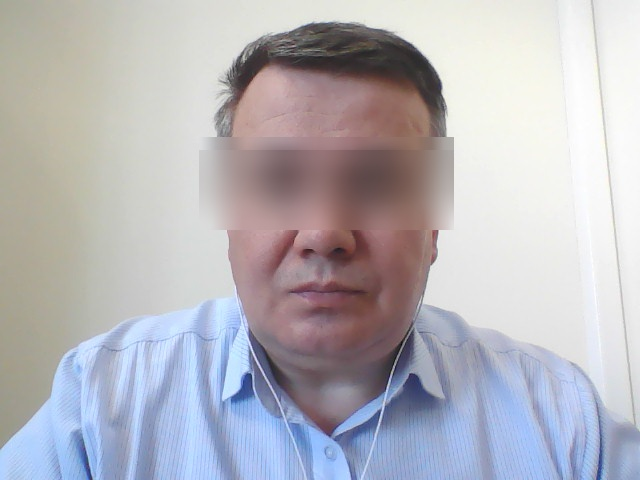
#> input picture ai_project/Object_recognition_31_05_24/screen.jpg, 640 x 480 px, given in place of the camera
$ python object_recognition.py
#> lines starting #> are read from the running program, lines starting #| are printed output that depends on the picture
import cv2

face_cascade = cv2.CascadeClassifier('faces.xml')
eye_cascade = cv2.CascadeClassifier('eye.xml')
webcam = cv2.VideoCapture(0)
# webcam.set(3, 300)
webcam.set(4, 500)

while True:
    success, img = webcam.read()
#> img is the input picture: shape (480, 640, 3); mean B, G, R 187.2, 180.8, 182.3
    gray = cv2.cvtColor(img, cv2.COLOR_BGR2GRAY)
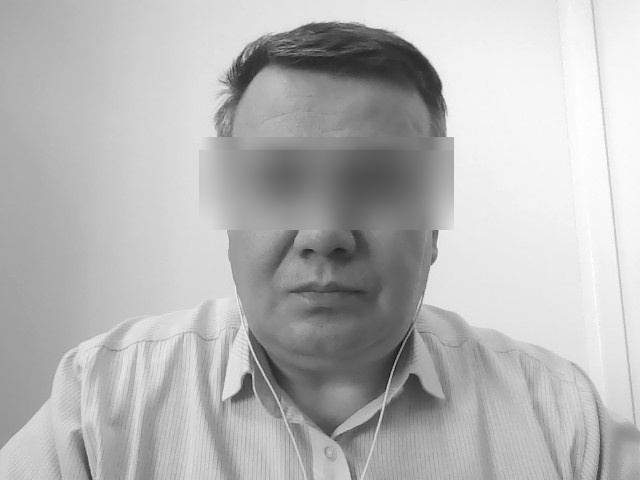
#> gray: shape (480, 640); min 4, max 255, mean 182
    faces = face_cascade.detectMultiScale(gray, scaleFactor=1.3, minNeighbors=5)
#> faces = [[179, 71, 280, 280]]

    """распознаем лицо"""
    for (fx, fy, fw, fh) in faces:
        # cv2.rectangle(img, (fx, fy), (fx + fw, fy + fh), (0, 0, 250), thickness=1) # рамка определения лица
        roi_gray = gray[fy:fy + fh, fx:fx + fw]
        roi_color = img[fy:fy + fh, fx:fx + fw]
        eyes = eye_cascade.detectMultiScale(roi_gray, scaleFactor=3.3, minNeighbors=5)

        """поиск на лице распознаем глаза"""
        for (ex, ey, ew, eh) in eyes:
            # cv2.rectangle(roi_color, (0, ey), (roi_color.shape[0], ey + eh), (0, 255, 0), 1) # рамка определения глаз
            roi_color2 = roi_color[ey:ey + eh, 0:roi_color.shape[0]]
            roi_color2 = cv2.GaussianBlur(roi_color2, (31, 31), 21)
            roi_color[ey:ey + eh, 0:roi_color.shape[0]] = roi_color2
#> this loop made 1 pass
#> pass 1, `roi_gray = gray[fy:fy + fh, fx:fx + fw]`:
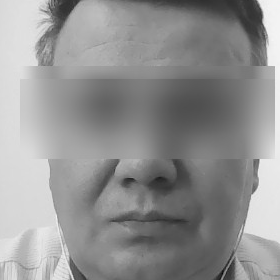
#> roi_gray: shape (280, 280); min 4, max 245, mean 146.1
#> pass 1, `roi_color = img[fy:fy + fh, fx:fx + fw]`:
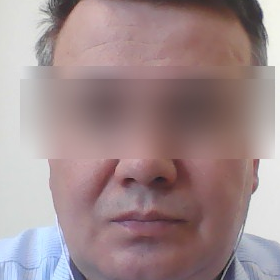
#> roi_color: shape (280, 280, 3); mean B, G, R 141.6, 139.6, 160.5

    cv2.imshow('screen.jpg', img) # отображаем видео на экране
    if cv2.waitKey(1) & 0xFF == ord('q'): # закрывваем просмотр по клавище "q"
#> (key q is pressed here)
        break
"""сохраням картинку в файл при закрыти окна"""
webcam.release()
cv2.imwrite('screen1qqqq.jpg', img)
